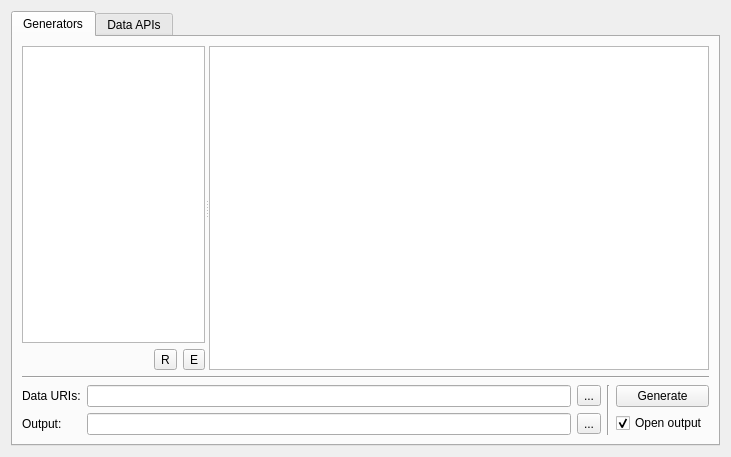
<?xml version="1.0" encoding="UTF-8"?>
<ui version="4.0">
 <class>MoCCFWidgetUI</class>
 <widget class="QWidget" name="MoCCFWidgetUI">
  <property name="geometry">
   <rect>
    <x>0</x>
    <y>0</y>
    <width>731</width>
    <height>457</height>
   </rect>
  </property>
  <property name="windowTitle">
   <string>MoCGF-GUI</string>
  </property>
  <layout class="QVBoxLayout" name="verticalLayout_5">
   <item>
    <widget class="QTabWidget" name="moCGFMainView">
     <property name="toolTip">
      <string notr="true"/>
     </property>
     <property name="currentIndex">
      <number>0</number>
     </property>
     <widget class="QWidget" name="generatorTab">
      <attribute name="title">
       <string>Generators</string>
      </attribute>
      <layout class="QVBoxLayout" name="verticalLayout_3">
       <item>
        <widget class="QSplitter" name="splitter">
         <property name="orientation">
          <enum>Qt::Horizontal</enum>
         </property>
         <widget class="QWidget" name="layoutWidget">
          <layout class="QVBoxLayout" name="verticalLayout">
           <item>
            <widget class="QListWidget" name="generatorList">
             <property name="sizePolicy">
              <sizepolicy hsizetype="Preferred" vsizetype="Expanding">
               <horstretch>0</horstretch>
               <verstretch>0</verstretch>
              </sizepolicy>
             </property>
             <property name="minimumSize">
              <size>
               <width>100</width>
               <height>0</height>
              </size>
             </property>
            </widget>
           </item>
           <item>
            <layout class="QHBoxLayout" name="horizontalLayout">
             <item>
              <spacer name="horizontalSpacer">
               <property name="orientation">
                <enum>Qt::Horizontal</enum>
               </property>
               <property name="sizeHint" stdset="0">
                <size>
                 <width>40</width>
                 <height>20</height>
                </size>
               </property>
              </spacer>
             </item>
             <item>
              <widget class="QToolButton" name="generatorListReloadButton">
               <property name="toolTip">
                <string notr="true" comment="Refresh list of generators"/>
               </property>
               <property name="text">
                <string>R</string>
               </property>
               <property name="icon">
                <iconset resource="Icons.qrc">
                 <normaloff>:/Icons/Reload-icon.png</normaloff>:/Icons/Reload-icon.png</iconset>
               </property>
              </widget>
             </item>
             <item>
              <widget class="QToolButton" name="generatorExplorerButton">
               <property name="toolTip">
                <string notr="true" comment="Open generator folder in file explorer"/>
               </property>
               <property name="text">
                <string>E</string>
               </property>
               <property name="icon">
                <iconset resource="Icons.qrc">
                 <normaloff>:/Icons/Folder-icon.png</normaloff>:/Icons/Folder-icon.png</iconset>
               </property>
              </widget>
             </item>
            </layout>
           </item>
          </layout>
         </widget>
         <widget class="QTextBrowser" name="generatorView">
          <property name="sizePolicy">
           <sizepolicy hsizetype="Expanding" vsizetype="Expanding">
            <horstretch>0</horstretch>
            <verstretch>0</verstretch>
           </sizepolicy>
          </property>
          <property name="minimumSize">
           <size>
            <width>500</width>
            <height>0</height>
           </size>
          </property>
          <property name="openExternalLinks">
           <bool>false</bool>
          </property>
          <property name="openLinks">
           <bool>false</bool>
          </property>
         </widget>
        </widget>
       </item>
       <item>
        <widget class="Line" name="line">
         <property name="orientation">
          <enum>Qt::Horizontal</enum>
         </property>
        </widget>
       </item>
       <item>
        <layout class="QHBoxLayout" name="horizontalLayout_2">
         <item>
          <layout class="QGridLayout" name="gridLayout">
           <item row="0" column="0">
            <widget class="QLabel" name="label">
             <property name="text">
              <string>Data URIs:</string>
             </property>
            </widget>
           </item>
           <item row="0" column="1">
            <widget class="QLineEdit" name="uriInput"/>
           </item>
           <item row="0" column="2">
            <widget class="QToolButton" name="uriLoadButton">
             <property name="text">
              <string>...</string>
             </property>
            </widget>
           </item>
           <item row="1" column="0">
            <widget class="QLabel" name="label_2">
             <property name="text">
              <string>Output:</string>
             </property>
            </widget>
           </item>
           <item row="1" column="1">
            <widget class="QLineEdit" name="outputInput"/>
           </item>
           <item row="1" column="2">
            <widget class="QToolButton" name="outputLoadButton">
             <property name="text">
              <string>...</string>
             </property>
            </widget>
           </item>
          </layout>
         </item>
         <item>
          <widget class="Line" name="line_2">
           <property name="orientation">
            <enum>Qt::Vertical</enum>
           </property>
          </widget>
         </item>
         <item>
          <layout class="QVBoxLayout" name="verticalLayout_2">
           <item>
            <widget class="QPushButton" name="generateButton">
             <property name="toolTip">
              <string notr="true" comment="Generate output with this generator"/>
             </property>
             <property name="text">
              <string>Generate</string>
             </property>
            </widget>
           </item>
           <item>
            <widget class="QCheckBox" name="openOutputButton">
             <property name="toolTip">
              <string notr="true" comment="Open output in external program"/>
             </property>
             <property name="text">
              <string>Open output</string>
             </property>
             <property name="checked">
              <bool>true</bool>
             </property>
            </widget>
           </item>
          </layout>
         </item>
        </layout>
       </item>
      </layout>
     </widget>
     <widget class="QWidget" name="apiTab">
      <attribute name="title">
       <string>Data APIs</string>
      </attribute>
      <layout class="QVBoxLayout" name="verticalLayout_4">
       <item>
        <widget class="QSplitter" name="splitter_2">
         <property name="orientation">
          <enum>Qt::Horizontal</enum>
         </property>
         <widget class="QListWidget" name="apiList"/>
         <widget class="QTextBrowser" name="apiView">
          <property name="minimumSize">
           <size>
            <width>500</width>
            <height>0</height>
           </size>
          </property>
          <property name="openExternalLinks">
           <bool>false</bool>
          </property>
          <property name="openLinks">
           <bool>false</bool>
          </property>
         </widget>
        </widget>
       </item>
      </layout>
     </widget>
    </widget>
   </item>
  </layout>
 </widget>
 <resources>
  <include location="Icons.qrc"/>
 </resources>
 <connections/>
</ui>
